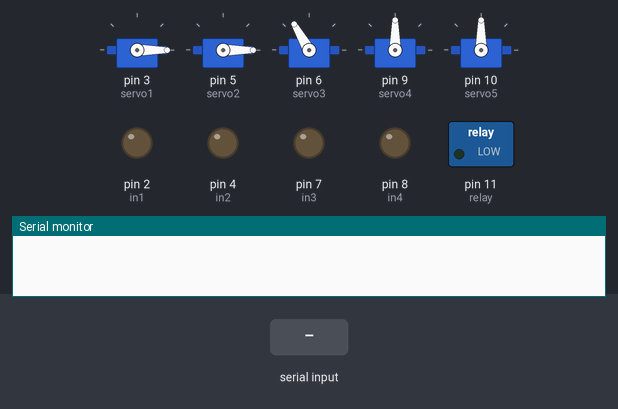
Recording of a sketch running on a simulated Arduino Nano, built with avr-gcc and run on an emulated ATmega328P. On the bench: 5 × servo, switched loads named in the sketch (green lamp = pin HIGH), output pins drawn as LEDs (lit = HIGH), the last lines printed to the serial monitor. Inputs (shaded band) come from the test bench.

Above: at 1.2 s.
1.3 s: "Z" received over Serial
At 1.7 s:
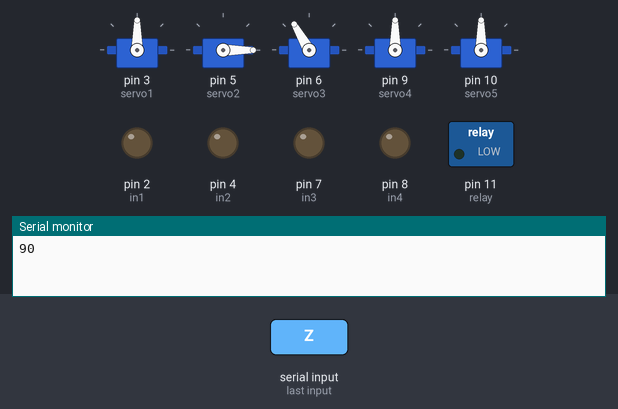
2.8 s: byte 2 (2) received over Serial
At 4.0 s:
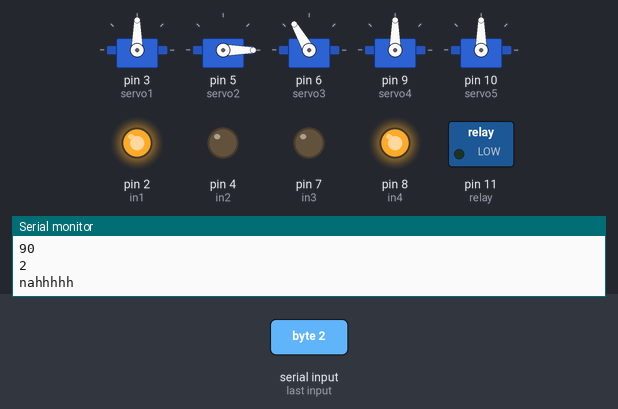
4.3 s: byte 1 (1) received over Serial
At 5.2 s:
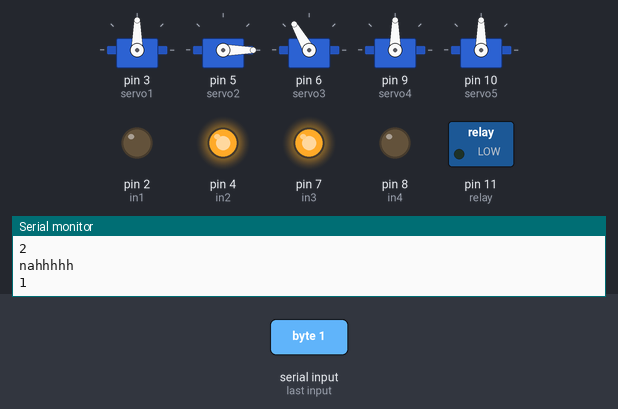
5.8 s: byte 0 (0) received over Serial
At 6.3 s:
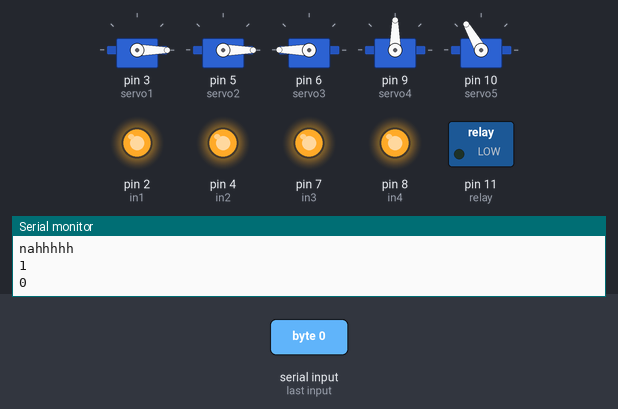
7.3 s: byte 3 (3) received over Serial
At 8.5 s:
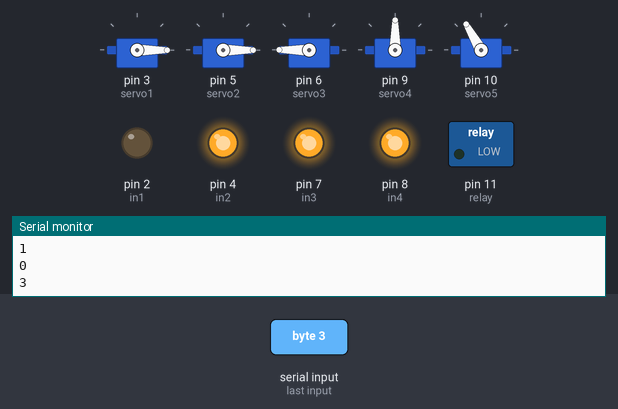
8.8 s: byte 4 (4) received over Serial
At 9.8 s:
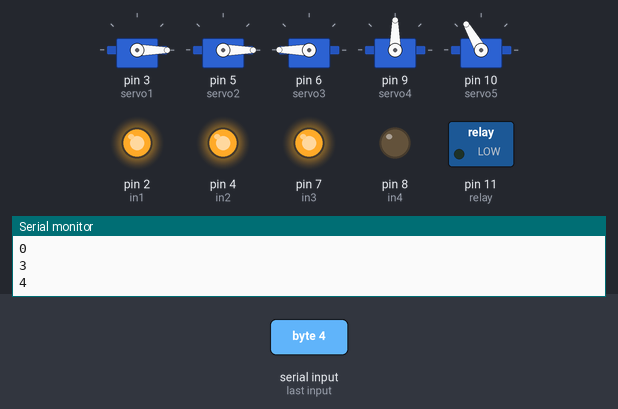
Timing chart, 0 to 11.3 s (numbered marks = the images above; inputs shaded):
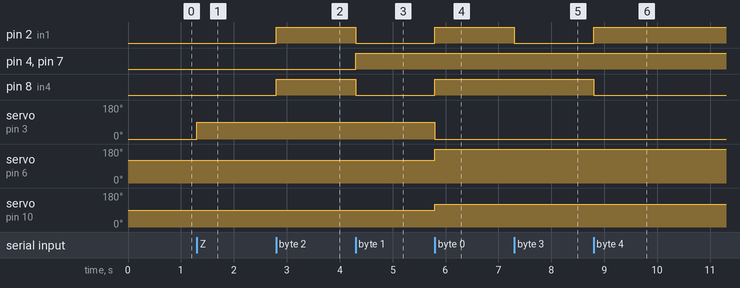

The sketch:

nano.ino
```cpp
int in1 = 2;
int in2 = 4;
int in3 = 7;
int in4 = 8;
int relay = 11;
#include <Servo.h>
Servo servo1;
Servo servo2;
Servo servo3;
Servo servo4;
Servo servo5;

void setup() {
  Serial.begin(115200);  // Inisialisasi koneksi serial ke ESP32
  pinMode(in1, OUTPUT);
  pinMode(in2, OUTPUT);
  pinMode(in3, OUTPUT);
  pinMode(in4, OUTPUT);
  pinMode(relay, OUTPUT);
  servo1.attach(3);
  servo2.attach(5);
  servo3.attach(6);
  servo4.attach(9);
  servo5.attach(10);
  servo1.write(0);
  servo2.write(0);
  servo3.write(120);
}

void loop() {
  if (Serial.available() > 0) {
    int receivedChar = Serial.read();  // Membaca karakter dari ESP32
    Serial.println(receivedChar);
    if (receivedChar == 1){
      digitalWrite(in1, LOW);
      digitalWrite(in2, HIGH);
      digitalWrite(in3, HIGH);
      digitalWrite(in4, LOW);
    }
    else if (receivedChar == 2){
      Serial.println("nahhhhh");
      digitalWrite(in1, HIGH);
      digitalWrite(in2, LOW);
      digitalWrite(in3, LOW);
      digitalWrite(in4, HIGH);
    }
    else if (receivedChar == 0){
      digitalWrite(in1, HIGH);
      digitalWrite(in2, HIGH);
      digitalWrite(in3, HIGH);
      digitalWrite(in4, HIGH);
      digitalWrite(relay, LOW);
      servo1.write(0);
      servo2.write(0);
      servo3.write(180);
      servo4.write(90);
      servo5.write(120);
    }
    else if (receivedChar == 3){
      digitalWrite(in1, LOW);
      digitalWrite(in2, HIGH);
      digitalWrite(in3, HIGH);
      digitalWrite(in4, HIGH);
    }
      else if (receivedChar == 4){
      digitalWrite(in1, HIGH);
      digitalWrite(in2, HIGH);
      digitalWrite(in3, HIGH);
      digitalWrite(in4, LOW);
    }
      else if (receivedChar == 5){
      digitalWrite(relay, HIGH);
    }
      else if (receivedChar == 90){
      servo1.write(90);
    }
      else if (receivedChar == 180){
      servo1.write(180);
    }
      else if (receivedChar == 100){
      servo2.write(90);
    }
      else if (receivedChar == 190){
      servo4.write(180);
     }
      else if (receivedChar == 110){
      servo5.write(180);
     }
}
}
```

Measured:
- after the input at 1.3 s, servo on pin 3 (servo1): 0° → 90° at once
- after the input at 2.8 s, pin 2 (in1), pin 8 (in4): LOW → HIGH at once
- after the input at 4.3 s, pin 2 (in1), pin 8 (in4): HIGH → LOW at once; pin 4 (in2), pin 7 (in3): LOW → HIGH at once
- after the input at 5.8 s, pin 2 (in1), pin 8 (in4): LOW → HIGH at once; servo on pin 3 (servo1): 90° → 0° at once; servo on pin 6 (servo3): 120° → 180° at once; servo on pin 10 (servo5): 90° → 120° at once
- after the input at 7.3 s, pin 2 (in1): HIGH → LOW at once
- after the input at 8.8 s, pin 2 (in1): LOW → HIGH at once; pin 8 (in4): HIGH → LOW at once
